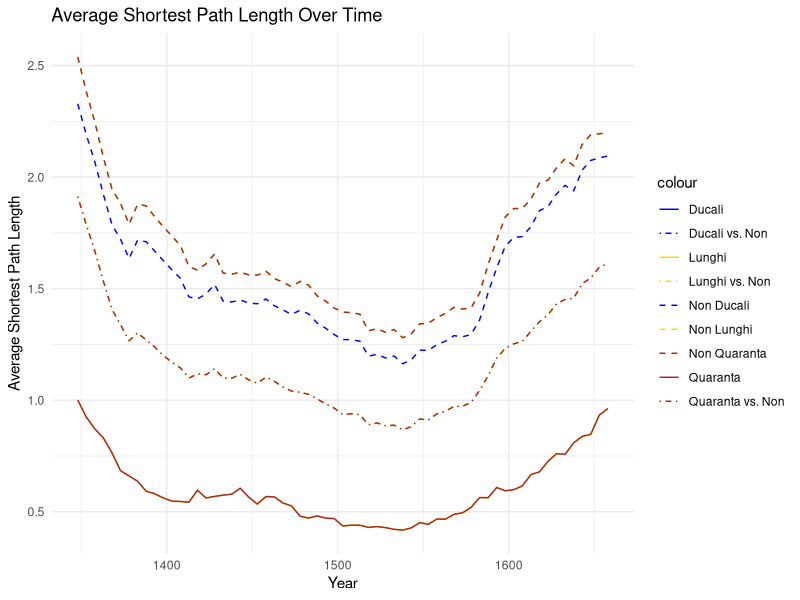
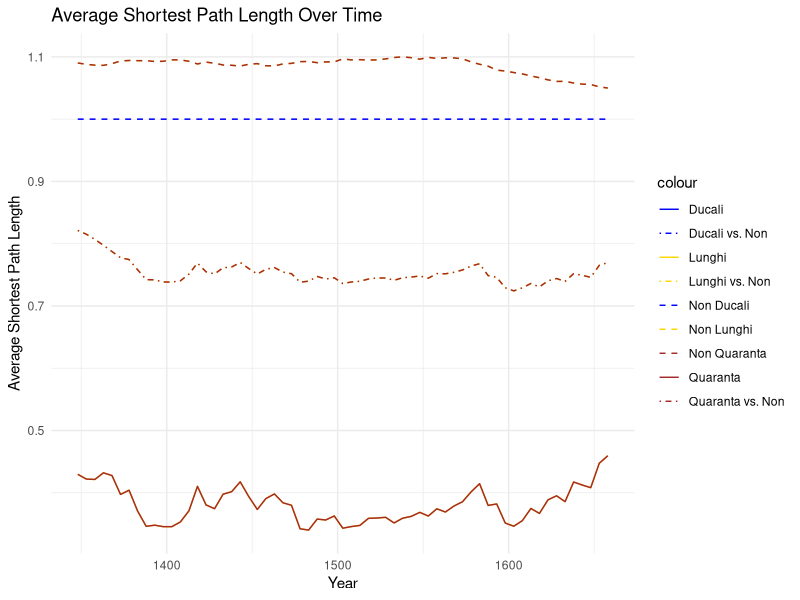
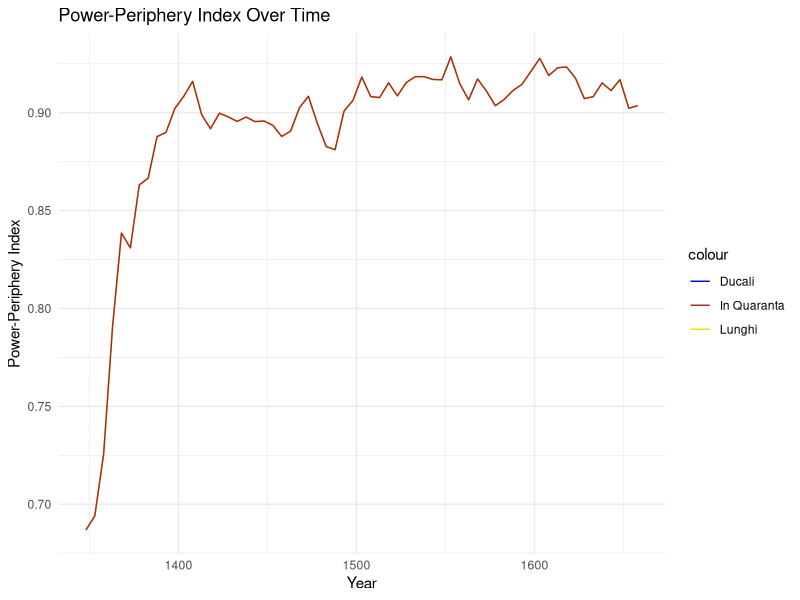
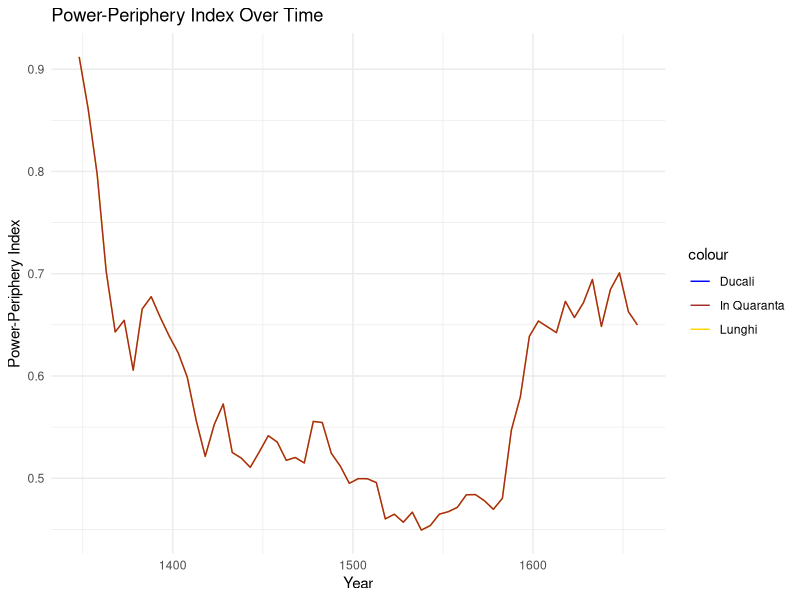

Here is the R script that generated these plots, in order:
library(igraph)
library(dplyr)

noble_marriages_filtered <- read.csv("data/noble-marriages-year.csv", stringsAsFactors = FALSE)
family_labels <- read.csv("data/family-labels-accession.csv", stringsAsFactors = FALSE)

DEPTH_IN_YEARS <- 75

lunghi <- family_labels[ family_labels$Group == "Lunghi", ]$Family
ducali <- family_labels[ family_labels$Ducale == 1,]$Family
quaranta_famiglie <- c(lunghi,ducali)

quaranta_famiglie <- quaranta_famiglie[ !(quaranta_famiglie %in% c("Steno", "Ponte", "Cicogna")) ]

chojnacki_50 <- c( quaranta_famiglie, "Barbo", "Belegno", "Da Molin", "Lion", "Mosto", "Barbaro", "Minio", "Bondumier", "Capello", "De Mezzo", "Viaro", "Gabriel", "Foscarini","Rosso", "Pisani", "Nani")

chojnacki <- chojnacki_50[ !(chojnacki_50 %in% c("Barozzi", "Salamon","Tiepolo", "Tron","Lando","Vendramin"))]

window_sequence <- seq(from = min(noble_marriages_filtered$year), to = 1660, by = 5)
distances_window <- data.frame( total = numeric(),
                             ducali = numeric(),
                             ducali_norm = numeric(),
                             non_ducali = numeric(),
                             non_ducali_norm = numeric(),
                             ducali_vs_non = numeric(),
                             ducali_vs_non_norm = numeric(),
                             lunghi = numeric(),
                             lunghi_norm = numeric(),
                             non_lunghi = numeric(),
                             non_lunghi_norm = numeric(),
                             lunghi_vs_non = numeric(),
                             lunghi_vs_non_norm = numeric(),
                             quaranta = numeric(),
                             quaranta_norm = numeric(),
                             non_quaranta = numeric(),
                             non_quaranta_norm = numeric(),
                             quaranta_vs_non = numeric(),
                             quaranta_vs_non_norm = numeric(),
                             year = integer() )

power_periphery_timeline <- data.frame( ducali = numeric(),
                                        clique_index_ducali = numeric(),
                                        lunghi = numeric(),
                                        clique_index_lunghi = numeric(),
                                        in_quaranta = numeric(),
                                        clique_index_quaranta = numeric(),
                                        year = integer() )
  
for (y in window_sequence ) {

  marriages_window <- noble_marriages_filtered %>%
    filter(year <= y + DEPTH_IN_YEARS & year >= y)

  marriage_graph <- graph_from_data_frame(
    marriages_window,
    directed = FALSE,
    vertices = unique(c(marriages_window$husband_familyname_std, marriages_window$wife_familyname_std))
  )
  
  E(marriage_graph)$weight <- 1
  marriage_graph <- simplify(marriage_graph, edge.attr.comb = "sum")
  E(marriage_graph)$distances <- 1 / E(marriage_graph)$weight
  
  V(marriage_graph)$Group <- ifelse(V(marriage_graph)$name %in% lunghi, "Lunghi", ifelse(V(marriage_graph)$name %in% ducali, "Ducali", "Corti"))
  
  component <- components(marriage_graph)$membership
  marriage_graph_main <- subgraph(marriage_graph, V(marriage_graph)$name[component == 1])
  
  distance <- distances(marriage_graph_main, weights = E(marriage_graph_main)$distances)
  average_distance <- mean(distance)
  
  vertices_lunghi <- V(marriage_graph_main)[V(marriage_graph_main)$Group == "Lunghi"]
  vertices_non_lunghi <- V(marriage_graph_main)[V(marriage_graph_main)$Group != "Lunghi"]
  
  distance_lunghi_non_lunghi <- distances(marriage_graph_main, v = vertices_lunghi, to = vertices_non_lunghi, weights = E(marriage_graph_main)$distances)
  mean_lunghi_non_lunghi <- mean(distance_lunghi_non_lunghi)
  
  distances_lunghi_lunghi <- distances(marriage_graph_main, v = vertices_lunghi, to = vertices_lunghi, weights = E(marriage_graph_main)$distances)
  mean_lunghi_lunghi <- mean(distances_lunghi_lunghi)
  
  distances_non_lunghi_non_lunghi <- distances(marriage_graph_main, v = vertices_non_lunghi, to = vertices_non_lunghi, weights = E(marriage_graph_main)$distances)
  mean_non_lunghi_non_lunghi <- mean(distances_non_lunghi_non_lunghi)
  
  clique_index_lunghi <- mean_lunghi_non_lunghi - mean_lunghi_lunghi
  power_periphery_lunghi_index <- ( mean_non_lunghi_non_lunghi - mean_lunghi_non_lunghi ) / clique_index_lunghi
                           
  vertices_ducali <- V(marriage_graph_main)[V(marriage_graph_main)$Group == "Ducali"]
  vertices_non_ducali <- V(marriage_graph_main)[V(marriage_graph_main)$Group != "Ducali"]
  
  distance_ducali_non_ducali <- distances(marriage_graph_main, v = vertices_ducali, to = vertices_non_ducali, weights = E(marriage_graph_main)$distances)
  mean_ducali_non_ducali <- mean(distance_ducali_non_ducali)
  
  distances_ducali_ducali <- distances(marriage_graph_main, v = vertices_ducali, to = vertices_ducali, weights = E(marriage_graph_main)$distances)
  mean_ducali_ducali <- mean(distances_ducali_ducali)
  
  distances_non_ducali_non_ducali <- distances(marriage_graph_main, v = vertices_non_ducali, to = vertices_non_ducali, weights = E(marriage_graph_main)$distances)
  mean_non_ducali_non_ducali <- mean(distances_non_ducali_non_ducali)
  
  clique_index_ducali <- mean_ducali_non_ducali - mean_ducali_ducali
  power_periphery_ducali_index <- ( mean_non_ducali_non_ducali - mean_ducali_non_ducali )/clique_index_ducali
  
  vertices_quaranta <- V(marriage_graph_main)[V(marriage_graph_main)$name %in% quaranta_famiglie]
  vertices_non_quaranta <- V(marriage_graph_main)[!(V(marriage_graph_main)$name %in% quaranta_famiglie)]
  
  distance_quaranta_non_quaranta <- distances(marriage_graph_main, v = vertices_quaranta, to = vertices_non_quaranta, weights = E(marriage_graph_main)$distances)
  mean_quaranta_non_quaranta <- mean(distance_quaranta_non_quaranta)
  
  distance_quaranta_quaranta <- distances(marriage_graph_main, v = vertices_quaranta, to = vertices_quaranta, weights = E(marriage_graph_main)$distances)
  mean_quaranta_quaranta <- mean(distance_quaranta_quaranta)
  
  distance_non_quaranta_non_quaranta <- distances(marriage_graph_main, v = vertices_non_quaranta, to = vertices_non_quaranta, weights = E(marriage_graph_main)$distances)
  mean_non_quaranta_non_quaranta <- mean(distance_non_quaranta_non_quaranta)
  
  clique_index_quaranta <- mean_quaranta_non_quaranta - mean_quaranta_quaranta
  power_periphery_quaranta_index <- ( mean_non_quaranta_non_quaranta - mean_quaranta_non_quaranta )/clique_index_quaranta
  
  distances_window <- rbind(distances_window,
                         data.frame( total = average_distance,
                                     ducali = mean_ducali_ducali,
                                     ducali_norm = mean_ducali_ducali / average_distance,
                                     non_ducali = mean_non_ducali_non_ducali,
                                     non_ducali_norm = mean_non_ducali_non_ducali / average_distance,
                                     ducali_vs_non = mean_ducali_non_ducali,
                                     ducali_vs_non_norm = mean_ducali_non_ducali / average_distance,
                                     lunghi = mean_lunghi_lunghi,
                                     lunghi_norm = mean_lunghi_lunghi / average_distance,
                                     non_lunghi = mean_non_lunghi_non_lunghi,
                                     non_lunghi_norm = mean_non_lunghi_non_lunghi / average_distance,
                                     lunghi_vs_non = mean_lunghi_non_lunghi,
                                     lunghi_vs_non_norm = mean_lunghi_non_lunghi / average_distance,
                                     quaranta = mean_quaranta_quaranta,
                                     quaranta_norm = mean_quaranta_quaranta / average_distance,
                                     non_quaranta = mean_non_quaranta_non_quaranta,
                                     non_quaranta_norm = mean_non_quaranta_non_quaranta / average_distance,
                                     quaranta_vs_non = mean_quaranta_non_quaranta,
                                     quaranta_vs_non_norm = mean_quaranta_non_quaranta / average_distance,
                                     year = y))
  
  power_periphery_timeline <- rbind(power_periphery_timeline,
                                     data.frame( ducali = power_periphery_ducali_index,
                                                 clique_index_ducali = clique_index_ducali,
                                                 lunghi = power_periphery_lunghi_index,
                                                 clique_index_lunghi = clique_index_lunghi,
                                                 in_quaranta = power_periphery_quaranta_index,
                                                 clique_index_quaranta = clique_index_quaranta,
                                                 year = y))
}

library(ggplot2)

ggplot( distances_window, aes(x = year)) +
  geom_line(aes(y = ducali, color = "Ducali")) +
  geom_line(aes(y = non_ducali, color = "Non Ducali"), linetype = "dashed") +
  geom_line(aes(y = ducali_vs_non, color = "Ducali vs. Non"),linetype = "dotdash") +
  geom_line(aes(y = lunghi, color = "Lunghi")) +
  geom_line(aes(y = non_lunghi, color = "Non Lunghi"), linetype = "dashed") +
  geom_line(aes(y = lunghi_vs_non, color = "Lunghi vs. Non"), linetype = "dotdash") +
  geom_line(aes(y = quaranta, color = "Quaranta")) +
  geom_line(aes(y = non_quaranta, color = "Non Quaranta"), linetype = "dashed") +
  geom_line(aes(y = quaranta_vs_non, color = "Quaranta vs. Non"), linetype = "dotdash") +
  labs(title = "Average Shortest Path Length Over Time",
       x = "Year",
       y = "Average Shortest Path Length") +
  scale_color_manual(values = c("Ducali" = "blue", "Non Ducali" = "blue", "Ducali vs. Non" = "blue",
                                "Lunghi" = "gold","Non Lunghi" = "gold", "Lunghi vs. Non" = "gold",
                                "Quaranta" = "brown",
                                "Non Quaranta"= "brown",
                                "Quaranta vs. Non" = "brown")) +
  theme_minimal()

ggplot( distances_window, aes(x = year)) +
  geom_line(aes(y = ducali_norm, color = "Ducali")) +
  geom_line(aes(y = non_ducali_norm, color = "Non Ducali"), linetype = "dashed") +
  geom_line(aes(y = ducali_vs_non_norm, color = "Ducali vs. Non"),linetype = "dotdash") +
  geom_line(aes(y = lunghi_norm, color = "Lunghi")) +
  geom_line(aes(y = non_lunghi_norm, color = "Non Lunghi"), linetype = "dashed") +
  geom_line(aes(y = lunghi_vs_non_norm, color = "Lunghi vs. Non"), linetype = "dotdash") +
  geom_line(aes(y = quaranta_norm, color = "Quaranta")) +
  geom_line(aes(y = non_quaranta_norm, color = "Non Quaranta"), linetype = "dashed") +
  geom_line(aes(y = quaranta_vs_non_norm, color = "Quaranta vs. Non"), linetype = "dotdash") +
  labs(title = "Average Shortest Path Length Over Time",
       x = "Year",
       y = "Average Shortest Path Length") +
  scale_color_manual(values = c("Ducali" = "blue", "Non Ducali" = "blue", "Ducali vs. Non" = "blue",
                                "Lunghi" = "gold","Non Lunghi" = "gold", "Lunghi vs. Non" = "gold",
                                "Quaranta" = "brown",
                                "Non Quaranta"= "brown",
                                "Quaranta vs. Non" = "brown")) +
  theme_minimal()

ggplot( power_periphery_timeline, aes(x = year)) + 
  geom_line(aes(y = ducali, color = "Ducali")) +
  geom_line(aes(y = lunghi, color = "Lunghi")) +
  geom_line(aes(y = in_quaranta, color = "In Quaranta")) +
  labs(title = "Power-Periphery Index Over Time",
       x = "Year",
       y = "Power-Periphery Index") +
  scale_color_manual(values = c("Ducali" = "blue", "Lunghi" = "gold", "In Quaranta" = "brown")) +
  theme_minimal()

ggplot( power_periphery_timeline, aes(x = year)) + 
  geom_line(aes(y = clique_index_ducali, color = "Ducali")) +
  geom_line(aes(y = clique_index_lunghi, color = "Lunghi")) +
  geom_line(aes(y = clique_index_quaranta, color = "In Quaranta")) +
  labs(title = "Power-Periphery Index Over Time",
       x = "Year",
       y = "Power-Periphery Index") +
  scale_color_manual(values = c("Ducali" = "blue", "Lunghi" = "gold", "In Quaranta" = "brown")) +
  theme_minimal()
